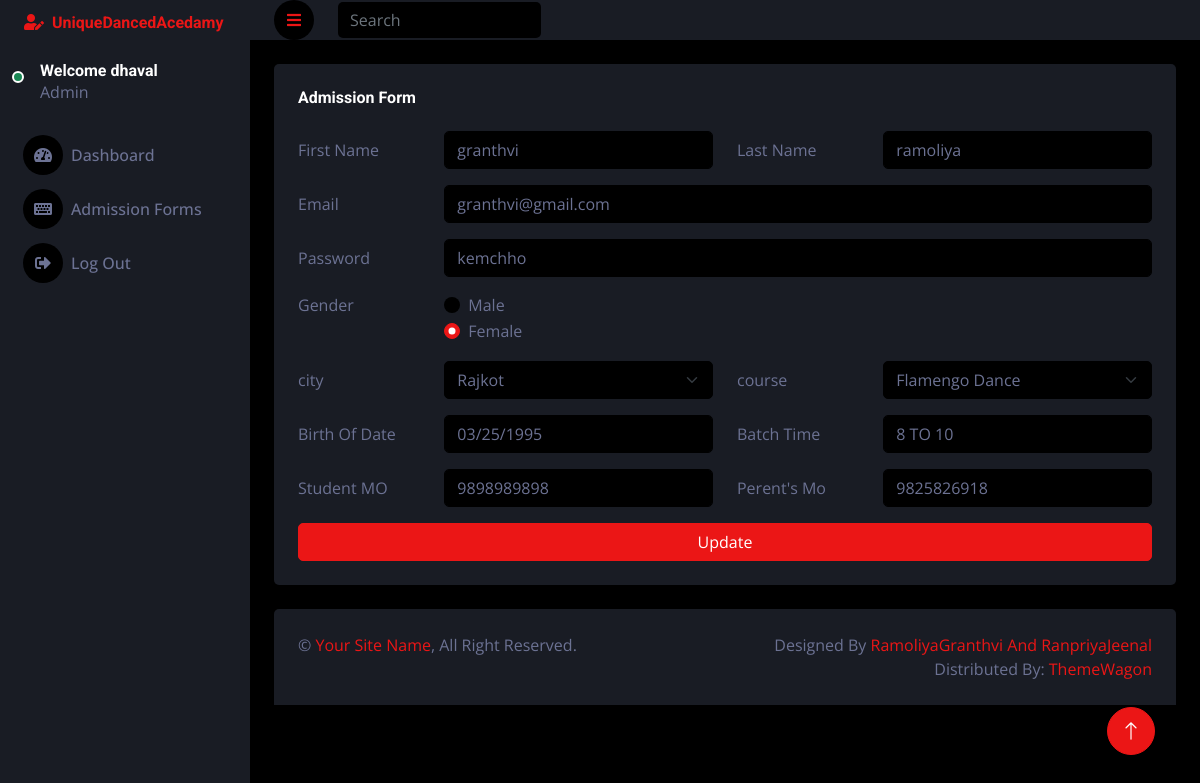
Page /admin/update.php?id=4 (signed in) on the committed database.
### tables this page shows
CREATE TABLE `admissionform` (
  `id` int(11) NOT NULL,
  `firstname` varchar(200) NOT NULL,
  `lastname` varchar(200) NOT NULL,
  `email` varchar(200) NOT NULL,
  `pass` varchar(200) NOT NULL,
  `gender` varchar(200) NOT NULL,
  `city` varchar(200) NOT NULL,
  `birthdate` varchar(200) NOT NULL,
  `studentmo` varchar(200) NOT NULL,
  `course` varchar(200) NOT NULL,
  `batchtime` varchar(200) NOT NULL,
  `perentsmo` varchar(200) NOT NULL
);

### admin/update.php (the view, shortened to what this page needs)
<?php
    include 'header.php';
    include 'config.php';
        ?>
        <?php
    if(isset($_GET['id']))
    {
        $uid = $_GET['id'];
        $sql = "SELECT * FROM admissionform WHERE id=$uid";
        $result = mysqli_query($conn, $sql);
        if(mysqli_num_rows($result)>0)
        {
            while($row = mysqli_fetch_assoc($result))
            {
                $fn = $row['firstname'];
                $ln = $row['lastname'];
                $em = $row['email'];
                $psw = $row['pass'];
                $gender = $row['gender'];
                $city = $row['city'];
                $dob = $row['birthdate'];
                $stdno = $row['studentmo'];
                $batchtime = $row['batchtime'];
                $pno = $row['perentsmo'];
        	}
      	}
    }
?>
<div class="container-fluid pt-4 px-4">
    <div class="row g-4">
        <div class="col-sm-12 col-xl-12">
            <div class="bg-secondary rounded h-100 p-4">
                <h6 class="mb-4">Admission Form</h6>
                    <form method="POST">
                        <div class="row mb-3">
                            <label for="inputfName3" class="col-sm-2 col-form-label" >First Name</label>
                                <div class="col-sm-4">
                                    <input type="text" name="firstname" class="form-control" value="<?php echo $fn; ?>" id="inputfName3">
                                </div>
                                <label for="inputlName3" class="col-sm-2 col-form-label">Last Name</label>
                                <div class="col-sm-4">
                                    <input type="text" name="lastname" class="form-control" value="<?php echo $ln; ?>" id="inputlName3">
                                </div>
                        </div>
                        <div class="row mb-3">
                            <label for="inputEmail3" class="col-sm-2 col-form-label">Email</label>
                                <div class="col-sm-10">
                                    <input type="email" name="email" class="form-control"  value="<?php echo $em; ?>" id="inputEmail3">
                                </div>
                        </div>
                        <div class="row mb-3">
                            <label for="inputPassword3" class="col-sm-2 col-form-label">Password</label>
                            <div class="col-sm-10">
                                <input type="text" name="pass" class="form-control" id="inputPassword3" value="<?php echo $psw; ?>">
                            </div>
                        </div>
                        <fieldset class="row mb-3">
                            <legend class="col-form-label col-sm-2 pt-0">Gender</legend>
                            <div class="col-sm-10">
                                <div class="form-check">
                                    <input class="form-check-input" type="radio" name="gender"
                                        id="gridRadios1" value="Male" value="Male" <?php if($gender == 'Male'){ echo "checked"; } ?>>
                                    <label class="form-check-label" for="gridRadios1">
                                        Male
                                    </label>
                                </div>
                                <div class="form-check">
                                    <input class="form-check-input" type="radio" name="gender"
                                        id="gridRadios2" value="Female" value="Female" <?php if($gender == 'Female'){ echo "checked"; } ?>>
                                    <label class="form-check-label" for="gridRadios2">
                                        Female
                                    </label>
                                </div>
                            </div>
                        </fieldset>
                        <div class="row mb-3">
                            <label for="inputfName3"  class="col-sm-2 col-form-label">city</label>
                            <div class="col-sm-4">
                                <select class="form-select" aria-label="Default select example" value="<?php echo $city; ?>" name="city">
                                    <option value="Rajkot"<?php if($city == 'Rajkot'){echo "selected";} ?>>Rajkot</option>
                                </select>
                            </div>
                            <label for="inputfName4"  class="col-sm-2 col-form-label">course</label>
                            <div class="col-sm-4">
                                    <select class="form-select" aria-label="Default select example" value="<?php echo $city; ?>" name="course">
                                    <option value="Flamengo Dance"<?php if($city == 'Flamengo Dance'){echo "selected";} ?>>Flamengo Dance</option>
                                </select>
                                </div>
                            </div>
                            <div class="row mb-3">
                                <label for="inputfName3" class="col-sm-2 col-form-label">Birth Of Date</label>
                                <div class="col-sm-4">
                                    <input type="date" name="birthdate" class="form-control" value="<?php echo $dob; ?>" id="inputfName3">
                                </div>
                                <label for="inputlName3" class="col-sm-2 col-form-label">Batch Time</label>
                                <div class="col-sm-4">
                                    <input type="text" name="batchtime" class="form-control" value="<?php echo $batchtime; ?>" id="inputlName3">
                                </div>
                            </div>
                            <div class="row mb-3">
                                <label for="inputfName3" class="col-sm-2 col-form-label">Student MO</label>
                                <div class="col-sm-4">
                                    <input type="contact" name="studentmo" class="form-control" value="<?php echo $stdno; ?>" id="inputfName3">
                                </div>
                                <label for="inputlName3" class="col-sm-2 col-form-label">Perent's Mo</label>
                                <div class="col-sm-4">
                                    <input type="contact" name="perentsmo" class="form-control" value="<?php echo $pno; ?>" id="inputlName3">
                                </div>
                            </div>
                                <button type="submit" name="update" class="btn btn-primary" style="width: 100%;">Update</button>
                    </form>
            </div>
        </div>
    </div>
</div>
<?php
    include 'footer.php';
?>

### admin/css/style.css (style rules this page uses)
:root { --primary: #EB1616; --secondary: #191C24; --light: #6C7293; --dark: #000000; }
.btn { transition: .5s; }

### rows in the picture
admissionform: firstname "granthvi", lastname "ramoliya", email "granthvi@gmail.com", pass "kemchho", gender "☐ Male", gender "☑ Female", city "Rajkot", course "Flamengo Dance", birthdate "03/25/1995", batchtime "8 TO 10", studentmo "9898989898", perentsmo "9825826918"

### other values in the picture
$_SESSION['username'] "dhaval"
